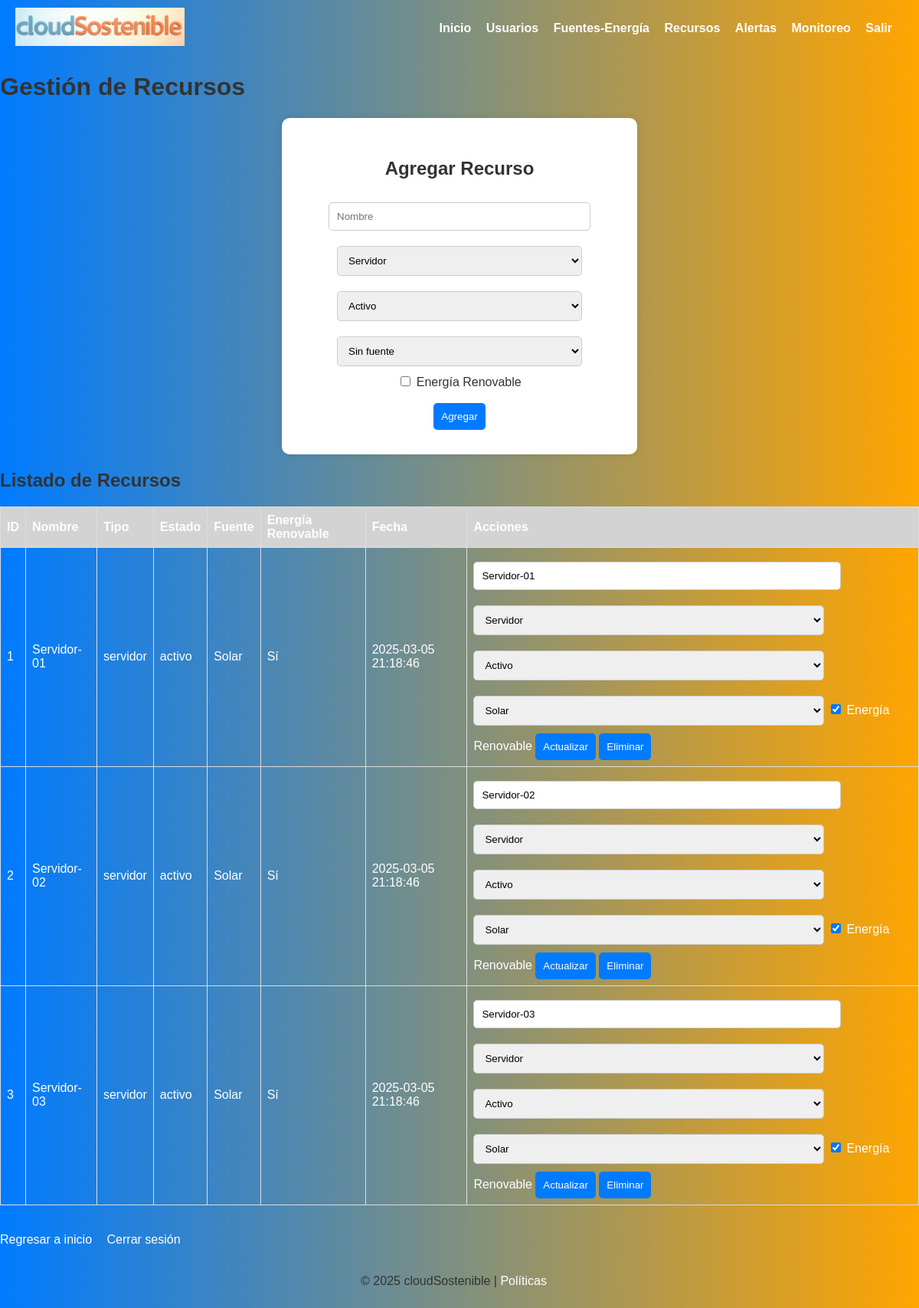
Page /cloudSostenible/recursos.php (signed in) on the committed database.
### tables this page shows
CREATE TABLE `recurso` (
  `id_recurso` int NOT NULL,
  `nombre` varchar(100) NOT NULL,
  `tipo` enum('servidor','db','otro') NOT NULL,
  `estado` enum('activo','inactivo') NOT NULL,
  `fecha` timestamp NULL DEFAULT CURRENT_TIMESTAMP,
  `id_energia` int DEFAULT NULL,
  `energia_renovable` tinyint(1) NOT NULL
);

CREATE TABLE `fuente` (
  `id_energia` int NOT NULL,
  `nombre` varchar(100) NOT NULL,
  `renovable` tinyint(1) NOT NULL
);

### cloudSostenible/recursos.php (the view, shortened to what this page needs)
<?php
require_once 'db_connect.php';
function getRecursos($pdo) {
    $stmt = $pdo->query("SELECT r.*, f.nombre AS fuente_nombre FROM recurso r LEFT JOIN fuente f ON r.id_energia = f.id_energia");
    return $stmt->fetchAll(PDO::FETCH_ASSOC);
}
function getFuentes($pdo) {
    $stmt = $pdo->query("SELECT * FROM fuente");
    return $stmt->fetchAll(PDO::FETCH_ASSOC);
}
$is_admin = $_SESSION['rol'] === 'admin';
$recursos = getRecursos($pdo);
$fuentes = getFuentes($pdo);
?>
<!DOCTYPE html>
<html>
<head>
    <link rel="stylesheet" href="css/styles.css">
</head>
<body>
    <header>
        <div class="logo">
            <a href="index.php"><img src="assets/cloudSostenible.png" alt="Logo cloudSostenible"></a>
        </div>
        <nav>
            <a href="index.php">Inicio</a>
            <a href="usuarios.php">Usuarios</a>
            <a href="fuentes.php">Fuentes-Energía</a>
            <a href="recursos.php">Recursos</a>
            <a href="alertas.php">Alertas</a>
            <a href="http://192.168.23.132:3000/d/eef0c6h1h296od/sostenible?orgId=1&from=now-6h&to=now&timezone=browser" target="_blank">Monitoreo</a>
            <a href="logout.php">Salir</a>
        </nav>
    </header>
    <h1>Gestión de Recursos</h1>
    <div class="form-container">
        <form method="POST">
            <h2>Agregar Recurso</h2>
            <input type="text" name="nombre" placeholder="Nombre" required>
            <select name="tipo" required>
                <option value="servidor">Servidor</option>
            </select>
            <select name="estado" required>
                <option value="activo">Activo</option>
            </select>
            <select name="id_energia">
                <option value="">Sin fuente</option>
            </select><br/>
            <label><input type="checkbox" name="energia_renovable"> Energía Renovable</label><br/>
            <br/>
            <button type="submit" name="add">Agregar</button>
        </form>
    </div>
    <h2>Listado de Recursos</h2>
    <table>
        <tr>
            <th>ID</th>
            <th>Nombre</th>
            <th>Tipo</th>
            <th>Estado</th>
            <th>Fuente</th>
            <th>Energía Renovable</th>
            <th>Fecha</th>
            <th>Acciones</th>
        </tr>
        <?php foreach ($recursos as $recurso): ?>
        <tr>
            <td><?php echo htmlspecialchars($recurso['id_recurso']); ?></td>
            <td><?php echo htmlspecialchars($recurso['nombre']); ?></td>
            <td><?php echo htmlspecialchars($recurso['tipo']); ?></td>
            <td><?php echo htmlspecialchars($recurso['estado']); ?></td>
            <td><?php echo $recurso['fuente_nombre'] ? htmlspecialchars($recurso['fuente_nombre']) : 'Sin fuente'; ?></td>
            <td><?php echo $recurso['energia_renovable'] ? 'Sí' : 'No'; ?></td>
            <td><?php echo htmlspecialchars($recurso['fecha']); ?></td>
            <td>
                <form method="POST" style="display:inline;">
                    <input type="text" name="nombre" value="<?php echo htmlspecialchars($recurso['nombre']); ?>" required>
                    <select name="tipo" required>
                        <option value="servidor" <?php echo $recurso['tipo'] === 'servidor' ? 'selected' : ''; ?>>Servidor</option>
                    </select>
                    <select name="estado" required>
                        <option value="activo" <?php echo $recurso['estado'] === 'activo' ? 'selected' : ''; ?>>Activo</option>
                    </select>
                    <select name="id_energia">
                        <?php foreach ($fuentes as $fuente): ?>
                            <option value="<?php echo $fuente['id_energia']; ?>" <?php echo $recurso['id_energia'] == $fuente['id_energia'] ? 'selected' : ''; ?>><?php echo htmlspecialchars($fuente['nombre']); ?></option>
                        <?php endforeach; ?>
                    </select>
                    <label><input type="checkbox" name="energia_renovable" <?php echo $recurso['energia_renovable'] ? 'checked' : ''; ?>> Energía Renovable</label>
                    <button type="submit" name="edit">Actualizar</button>
                </form>
                <?php if ($is_admin): ?>
                    <form method="POST" style="display:inline;">
                        <button type="submit" name="delete" onclick="return confirm('¿Seguro que desea eliminar?')">Eliminar</button>
                    </form>
                <?php endif; ?>
            </td>
        </tr>
        <?php endforeach; ?>
    </table><br/>
    <br/>
    <a href="index.php">Regresar a inicio</a>
    <a href="logout.php">Cerrar sesión</a>
    <footer>
        <p>&copy; 2025 cloudSostenible | <a href="politicas.html">Políticas</a></p>
    </footer>
</body>
</html>

### cloudSostenible/css/styles.css (style rules this page uses)
body { font-family: Arial, sans-serif; margin: 0; padding: 0; background: linear-gradient(to right, #007BFF, #FFA500); color: #333; }
header { background: linear-gradient(to right, #007BFF, #FFA500); color: white; padding: 10px 20px; display: flex; justify-content: space-between; align-items: center; }
header a { text-shadow:rgba(0, 0, 0, 0.1); font-weight: 700; }
header .logo img { height: 50px; color: white; }
h1, h2 { color:#333; }
.form-container { background: white; border-radius: 10px; box-shadow: 0 0 10px rgba(0, 0, 0, 0.1); text-align: center; width: 400px; min-height: 330px; padding: 2rem; margin: auto; }
input[type="text"], input[type="email"], input[type="password"], select { padding: 10px; margin: 10px 0; width: 80%; border: 1px solid #ccc; border-radius: 5px; }
button { padding: 5px 15px; background-color: #007BFF; color: white; padding: 10px; border: none; border-radius: 5px; cursor: pointer; }
table { border-collapse: collapse; width: 100%; margin-top: 20px; color: white; }
th, td { border: 1px solid #ddd; padding: 8px; text-align: left; }
th { background-color: lightgrey; }
a { color: white; text-decoration: none; margin-right: 15px; }
footer { font-family: Arial, sans-serif; margin: 0; padding: 20px; text-align: center; color: #333; }

### rows in the picture
recurso: id_recurso "1", nombre "Servidor-01", tipo "servidor", estado "activo", id_energia.nombre "Solar", shows "Sí", fecha "2025-03-05 21:18:46", tipo "Servidor", estado "Activo", id_energia "Solar", energia_renovable "☑"
recurso: id_recurso "2", nombre "Servidor-02", tipo "servidor", estado "activo", id_energia.nombre "Solar", shows "Sí", fecha "2025-03-05 21:18:46", tipo "Servidor", estado "Activo", id_energia "Solar", energia_renovable "☑"
recurso: id_recurso "3", nombre "Servidor-03", tipo "servidor", estado "activo", id_energia.nombre "Solar", shows "Sí", fecha "2025-03-05 21:18:46", tipo "Servidor", estado "Activo", id_energia "Solar", energia_renovable "☑"
